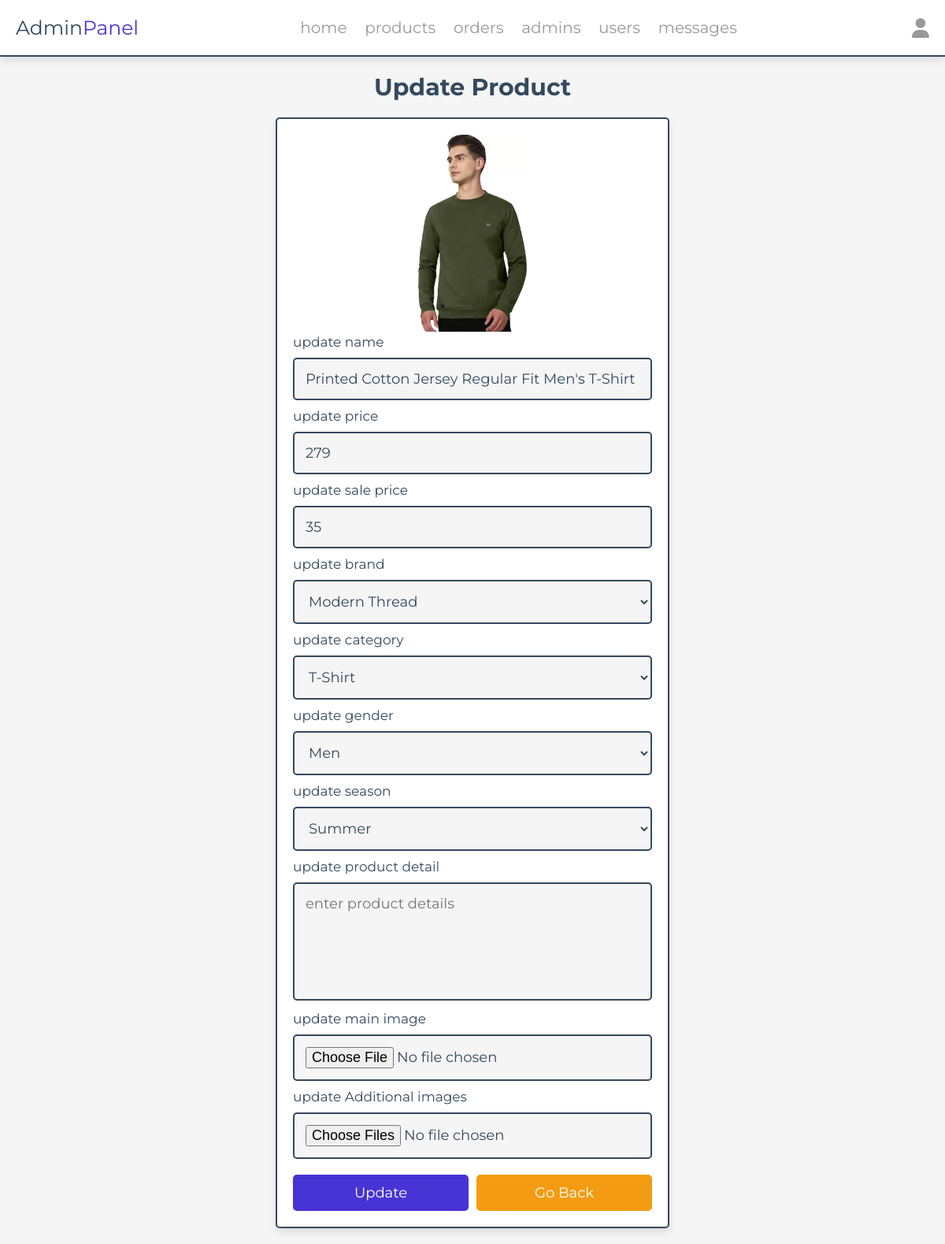
Screenshot of /admin/update_product.php?update=13 (signed in) with the database file from the repository.
### tables this page shows
CREATE TABLE `products` (
  `id` int(100) NOT NULL,
  `name` varchar(100) NOT NULL,
  `brand` varchar(100) NOT NULL,
  `category` varchar(100) NOT NULL,
  `gender` varchar(50) NOT NULL,
  `season` varchar(50) NOT NULL,
  `product_detail` varchar(500) NOT NULL,
  `price` int(10) NOT NULL,
  `sale_percentage` int(11) NOT NULL,
  `image` varchar(100) NOT NULL
);

### admin/update_product.php (the view, shortened to what this page needs)
<?php
include '../component/connect.php';
?>
<!DOCTYPE html>
<html lang="en">
<head>
   <link rel="stylesheet" href="https://cdnjs.cloudflare.com/ajax/libs/font-awesome/6.1.1/css/all.min.css">
   <link rel="stylesheet" href="../css/admin_style.css">
</head>
<body>
<?php include '../component/admin_header.php' ?>
<section class="update-product">
   <h1 class="heading">update product</h1>
   <?php
      $update_id = $_GET['update'];
      $show_products = $conn->prepare("SELECT * FROM `products` WHERE id = ?");
      $show_products->execute([$update_id]);
      if($show_products->rowCount() > 0){
         while($fetch_products = $show_products->fetch(PDO::FETCH_ASSOC)){
   ?>
   <form action="" method="POST" enctype="multipart/form-data">
      <img src="../uploaded_img/<?= $fetch_products['image']; ?>" alt="">
      <span>update name</span>
      <input type="text" required placeholder="enter product name" name="name" maxlength="100" class="box" value="<?= $fetch_products['name']; ?>">
      <span>update price</span>
      <input type="number" min="0" max="9999999999" required placeholder="enter product price" name="price" onkeypress="if(this.value.length == 10) return false;" class="box" value="<?= $fetch_products['price']; ?>">
      <span>update sale price</span>
      <input type="number" required placeholder="enter sale price" name="sale_percentage"  class="box" value="<?= $fetch_products['sale_percentage']; ?>">
      <span>update brand</span>
      <select name="brand" class="box" required>
      <option selected value="<?= $fetch_products['brand']; ?>"><?= $fetch_products['brand']; ?></option>
      </select>
      <span>update category</span>
      <select name="category" class="box" required>
         <option selected value="<?= $fetch_products['category']; ?>"><?= $fetch_products['category']; ?></option>
      </select>
      <span>update gender</span>
      <select name="gender" class="box" required>
      <option selected value="<?= $fetch_products['gender']; ?>"><?= $fetch_products['gender']; ?></option>
      </select>
      <span>update season</span>
      <select name="season" class="box" required>
      <option selected value="<?= $fetch_products['season']; ?>"><?= $fetch_products['season']; ?></option>
      </select>
      <span>update product detail</span>
      <textarea id="textarea" name="product_detail" rows="5" cols="55" placeholder="enter product details" class="box" value="<?= $fetch_products['product_detail']; ?>"></textarea>
      <span>update main image</span>
      <input type="file" name="image" class="box" accept="image/jpg, image/jpeg, image/png, image/webp">
      <span>update Additional images</span>
      <input type="file" name="additional_images[]" multiple class="box" accept="image/jpg, image/jpeg, image/png, image/webp">
      <div class="flex-btn">
         <input type="submit" value="update" class="btn" name="update">
         <a href="products.php" class="option-btn">go back</a>
      </div>
   </form>
   <?php
         }
      }else{
         echo '<p class="empty">no products added yet!</p>';
      }
   ?>
</section>
</body>
</html>

### css/admin_style.css (style rules this page uses)
:root { --main-color:#4834d4; --red:#e74c3c; --orange:#f39c12; --black:#34495e; --white:#fff; --light-bg:#f5f5f5; --light-color:#999; --border:.2rem solid var(--black); --box-shadow:0 .5rem 1rem rgba(0,0,0,.1); }
* { font-family: 'Montserrat', sans-serif; margin:0; padding:0; box-sizing: border-box; text-decoration: none; outline: none; border:none; }
html { font-size: 62.5%; overflow-x: hidden; }
body { background-color: var(--light-bg); }
section { max-width: 1200px; margin:0 auto; padding:2rem; }
.btn, .delete-btn, .option-btn { display: block; margin-top: 1rem; border-radius: .5rem; cursor: pointer; width: 100%; font-size: 1.8rem; color:var(--white); padding:1.2rem 3rem; text-transform: capitalize; text-align: center; }
.btn { background-color: var(--main-color); }
.option-btn { background-color: var(--orange); }
.flex-btn { display: flex; gap:1rem; }
.heading { text-align: center; margin-bottom: 2rem; text-transform: capitalize; color:var(--black); font-size: 3rem; }
.update-product form { margin:0 auto; max-width: 50rem; background-color: var(--white); border-radius: .5rem; box-shadow: var(--box-shadow); border:var(--border); padding:2rem; }
.update-product form img { height: 25rem; width: 100%; object-fit: contain; }
.update-product form .box { background-color: var(--light-bg); border:var(--border); width: 100%; padding:1.4rem; font-size: 1.8rem; color:var(--black); border-radius: .5rem; margin: 1rem 0; }
.update-product form textarea { height: 15rem; resize: none; }
.update-product form span { font-size: 1.7rem; color:var(--black); }

### rows the page displays
products: image (picture), name "Printed Cotton Jersey Regular Fit Men's T-Shirt", price "279", sale_percentage "35", brand "Modern Thread", category "T-Shirt", gender "Men", season "Summer"
